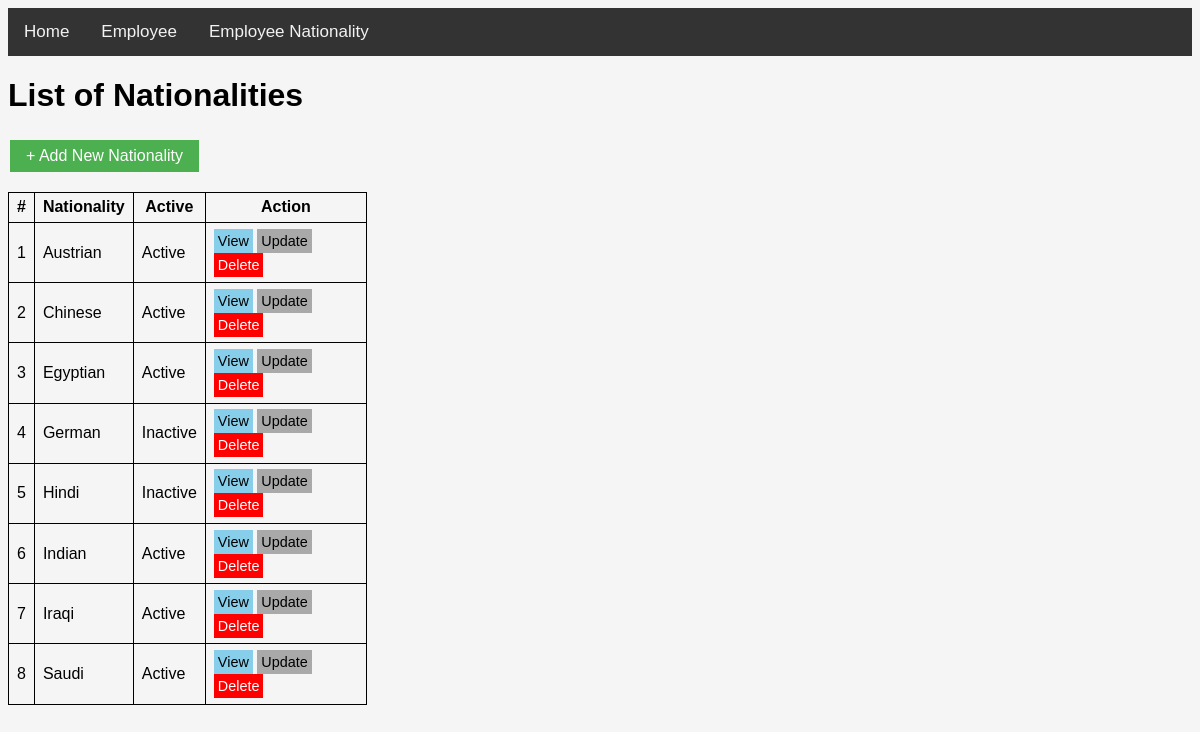
Screenshot of /employee_nationality.php with the database file from the repository.
### tables this page shows
CREATE TABLE `employee_nationality` (
  `id` int(11) NOT NULL,
  `nationality` varchar(50) NOT NULL,
  `active` tinyint(1) NOT NULL DEFAULT 1,
  `create_by` int(11) DEFAULT NULL,
  `create_at` datetime DEFAULT NULL
);

### employee_nationality.php (the view, shortened to what this page needs)
<?php include "header.php"; ?>
<h1>List of Nationalities</h1>
<div class="servBar">
    <a href="employee_nationality_create.php" class="btnNewRecord">+ Add New Nationality</a>
</div>
<?php
$sql = "SELECT * FROM employee_nationality ORDER BY nationality ASC;";
$result = $conn->query($sql);
if ( $result->num_rows > 0 ){ ?>
    <table class="table">
        <thead>
            <tr>
                <th>#</th>
                <th>Nationality</th>
                <th>Active</th>
                <th>Action</th>
            </tr>
        </thead>
        <tbody>
            <?php
                $counter=1;
                while ( $row = $result->fetch_assoc() ) {
                    ?>
                    <tr>
                        <td><?php echo $counter++; ?></td>
                        <td><?php echo $row['nationality']; ?></td>
                        <td><?php echo $row['active'] == '1' ? 'Active' : 'Inactive'; ?></td>
                        <td class="tdAction">
                            <a href="employee_nationality_view.php?id=<?php echo $row['id']; ?>" class="btnView">View</a>
                            <a href="employee_nationality_update.php?id=<?php echo $row['id']; ?>" class="btnUpdate">Update</a>
                            <a href="employee_nationality_delete.php?id=<?php echo $row['id']; ?>" onclick="return confirm('Are you sure you want to delete this item?');" class="btnDelete">Delete</a>
                        </td>
                    </tr>
                    <?php
                }
                ?>
        </tbody>
    </table>
<?php
} else {
    echo "<p>No result found</p>";
}
?>

### header.php (shortened to what this page needs)
<!DOCTYPE html>
<html lang="en">
<head>
    <link rel="stylesheet" href="mycss.css">
</head>
<body>
    <div class="container-full">

### mycss.css (style rules this page uses)
body { margin: 0; font-family: Arial, Helvetica, sans-serif; background-color: whitesmoke; }
.mainnav { overflow: hidden; background-color: #333; }
.mainnav a { float: left; color: #f2f2f2; text-align: center; padding: 14px 16px; text-decoration: none; font-size: 17px; }
.container-full { padding: .5rem; }
ul { list-style-type: none; margin: 0; padding: 0; }
.table ,.table th , .table td { border: 1px solid black; border-collapse: collapse; }
table { margin-top: 1rem;; }
th , td { padding-top: 0.35rem; padding-bottom: 0.35rem; }
th { padding-left: 0.5rem; padding-right: 0.5rem; }
td { padding-left: 0.5rem; padding-right: 0.5rem; }
.tdAction { width:9rem; }
.servBar { padding: 0; margin: 0; }
.btnNewRecord { background-color: #4CAF50; border: none; color: white; padding: 7px 16px; text-align: center; text-decoration: none; display: inline-block; margin: 4px 2px; cursor: pointer; font-family:'Gill Sans', 'Gill Sans MT', Calibri, 'Trebuchet MS', sans-serif; }
.btnView { background-color: skyblue; border: none; color: white; padding: 4px 4px; text-align: center; text-decoration: none; margin: 0; display: inline-block; cursor: pointer; color: black; font-family:'Gill Sans', 'Gill Sans MT', Calibri, 'Trebuchet MS', sans-serif; font-size: .9rem; }
.btnUpdate { background-color: darkgrey; border: none; color: white; padding: 4px 4px; text-align: center; text-decoration: none; margin: 0; display: inline-block; cursor: pointer; color: black; font-family:'Gill Sans', 'Gill Sans MT', Calibri, 'Trebuchet MS', sans-serif; font-size: .9rem; }
.btnDelete { background-color: red; border: none; color: white; padding: 4px 4px; text-align: center; text-decoration: none; margin: 0; display: inline-block; cursor: pointer; font-family:'Gill Sans', 'Gill Sans MT', Calibri, 'Trebuchet MS', sans-serif; font-size: .9rem; }

### rows the page displays
employee_nationality: nationality "Austrian", active "Active"
employee_nationality: nationality "Chinese", active "Active"
employee_nationality: nationality "Egyptian", active "Active"
employee_nationality: nationality "German", active "Inactive"
employee_nationality: nationality "Hindi", active "Inactive"
employee_nationality: nationality "Indian", active "Active"
employee_nationality: nationality "Iraqi", active "Active"
employee_nationality: nationality "Saudi", active "Active"
